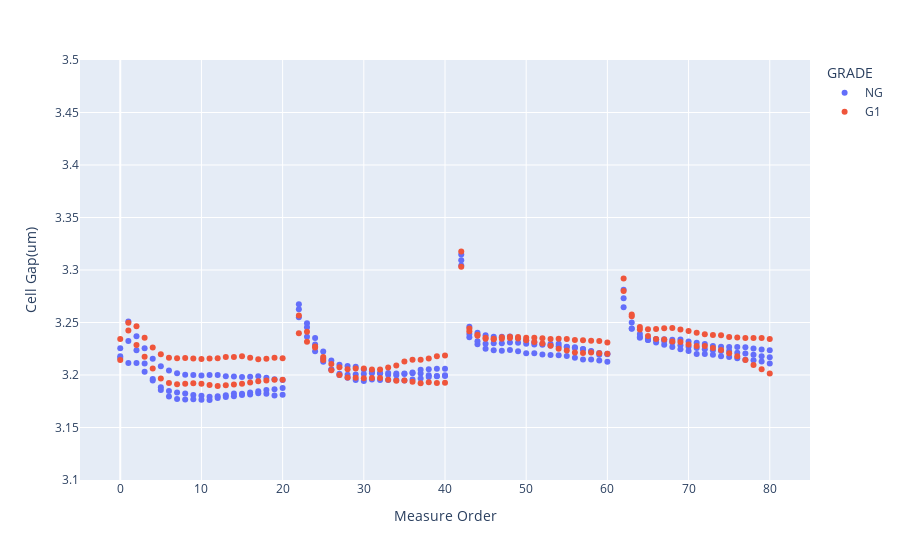
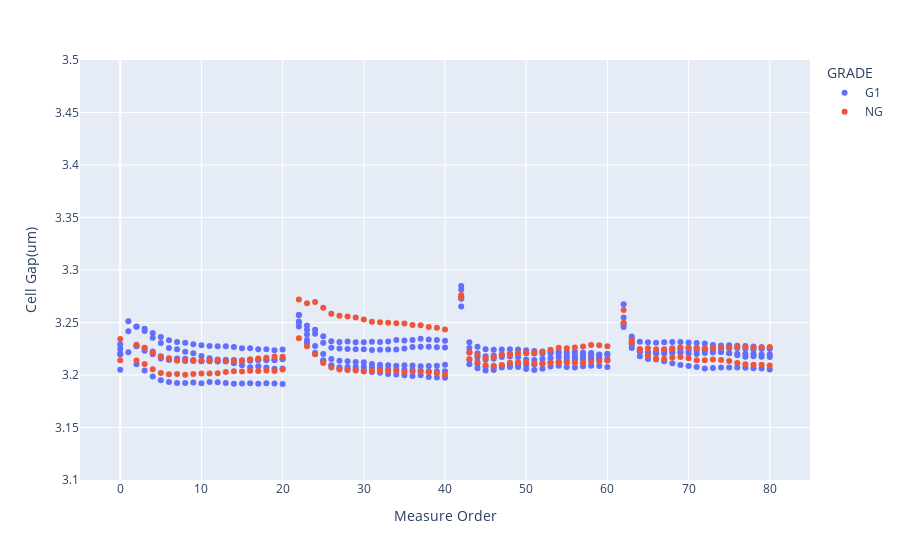
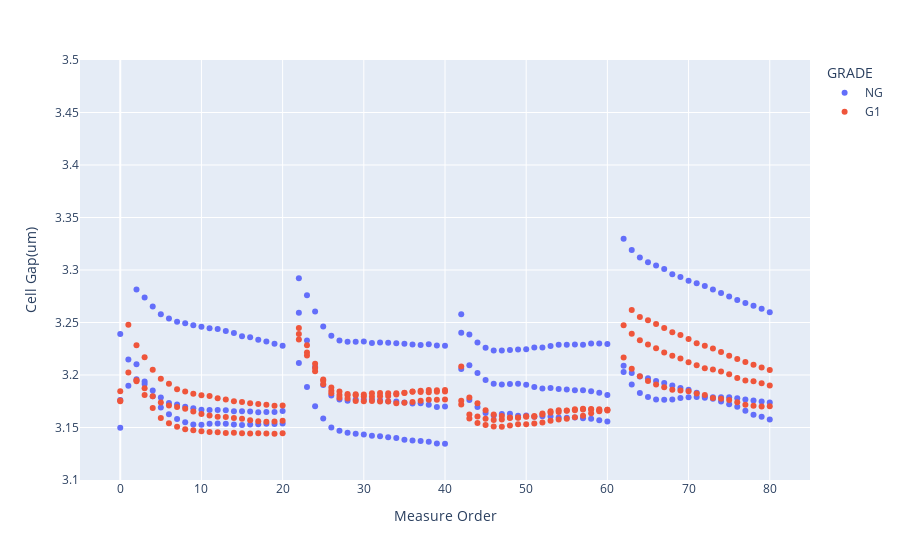

These figures' notebook cell, in order:
### Code cell
fig = SealAnalysis.Plot.around_gap(
    around_gap.filter(pl.col("RMS(%)") < 1), # RMS < 0.3 -> no large jump point
    x='Measure Order',
    y='Cell Gap(um)',
    color='GRADE',
)

### Figure 1 — Plotly figure (JSON) as saved in the notebook; plotly's stock layout.template omitted (floating-point values rounded to 4 significant figures; data arrays with more than 128 entries replaced by an {"elided": "..."} marker saying what was removed)
{"data": [{"hovertemplate": "GRADE=NG<br>Measure Order=%{x}<br>Cell Gap(um)=%{y}<extra></extra>", "legendgroup": "NG", "marker": {"color": "#636efa", "symbol": "circle"}, "mode": "markers", "name": "NG", "orientation": "v", "showlegend": true, "type": "scatter", "x": {"elided": "234 int values"}, "xaxis": "x", "y": {"elided": "234 float values"}, "yaxis": "y"}, {"hovertemplate": "GRADE=G1<br>Measure Order=%{x}<br>Cell Gap(um)=%{y}<extra></extra>", "legendgroup": "G1", "marker": {"color": "#EF553B", "symbol": "circle"}, "mode": "markers", "name": "G1", "orientation": "v", "showlegend": true, "type": "scatter", "x": {"elided": "156 int values"}, "xaxis": "x", "y": {"elided": "156 float values"}, "yaxis": "y"}], "layout": {"legend": {"title": {"text": "GRADE"}, "tracegroupgap": 0}, "margin": {"t": 60}, "xaxis": {"anchor": "y", "domain": [0, 1], "title": {"text": "Measure Order"}}, "yaxis": {"anchor": "x", "domain": [0, 1], "range": [3.1, 3.5], "title": {"text": "Cell Gap(um)"}}}}

### Figure 2 — Plotly figure (JSON) as saved in the notebook; plotly's stock layout.template omitted (floating-point values rounded to 4 significant figures; data arrays with more than 128 entries replaced by an {"elided": "..."} marker saying what was removed)
{"data": [{"hovertemplate": "GRADE=G1<br>Measure Order=%{x}<br>Cell Gap(um)=%{y}<extra></extra>", "legendgroup": "G1", "marker": {"color": "#636efa", "symbol": "circle"}, "mode": "markers", "name": "G1", "orientation": "v", "showlegend": true, "type": "scatter", "x": {"elided": "388 int values"}, "xaxis": "x", "y": {"elided": "388 float values"}, "yaxis": "y"}, {"hovertemplate": "GRADE=NG<br>Measure Order=%{x}<br>Cell Gap(um)=%{y}<extra></extra>", "legendgroup": "NG", "marker": {"color": "#EF553B", "symbol": "circle"}, "mode": "markers", "name": "NG", "orientation": "v", "showlegend": true, "type": "scatter", "x": {"elided": "154 int values"}, "xaxis": "x", "y": {"elided": "154 float values"}, "yaxis": "y"}], "layout": {"legend": {"title": {"text": "GRADE"}, "tracegroupgap": 0}, "margin": {"t": 60}, "xaxis": {"anchor": "y", "domain": [0, 1], "title": {"text": "Measure Order"}}, "yaxis": {"anchor": "x", "domain": [0, 1], "range": [3.1, 3.5], "title": {"text": "Cell Gap(um)"}}}}

### Figure 3 — Plotly figure (JSON) as saved in the notebook; plotly's stock layout.template omitted (floating-point values rounded to 4 significant figures; data arrays with more than 128 entries replaced by an {"elided": "..."} marker saying what was removed)
{"data": [{"hovertemplate": "GRADE=NG<br>Measure Order=%{x}<br>Cell Gap(um)=%{y}<extra></extra>", "legendgroup": "NG", "marker": {"color": "#636efa", "symbol": "circle"}, "mode": "markers", "name": "NG", "orientation": "v", "showlegend": true, "type": "scatter", "x": {"elided": "233 int values"}, "xaxis": "x", "y": {"elided": "233 float values"}, "yaxis": "y"}, {"hovertemplate": "GRADE=G1<br>Measure Order=%{x}<br>Cell Gap(um)=%{y}<extra></extra>", "legendgroup": "G1", "marker": {"color": "#EF553B", "symbol": "circle"}, "mode": "markers", "name": "G1", "orientation": "v", "showlegend": true, "type": "scatter", "x": {"elided": "232 int values"}, "xaxis": "x", "y": {"elided": "232 float values"}, "yaxis": "y"}], "layout": {"legend": {"title": {"text": "GRADE"}, "tracegroupgap": 0}, "margin": {"t": 60}, "xaxis": {"anchor": "y", "domain": [0, 1], "title": {"text": "Measure Order"}}, "yaxis": {"anchor": "x", "domain": [0, 1], "range": [3.1, 3.5], "title": {"text": "Cell Gap(um)"}}}}
